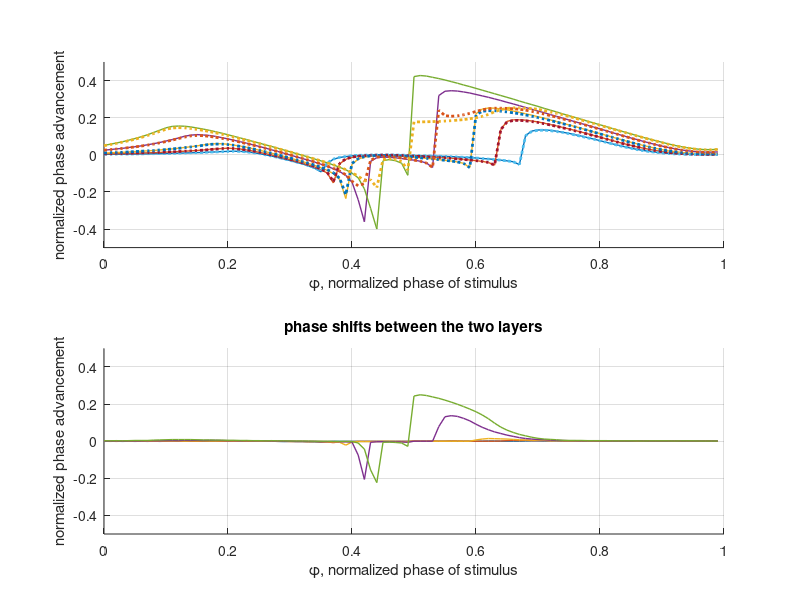

MATLAB code for this plot: (Note: this script raises an error after producing the figure.)
clear all
clc

col = [0 0.5 0;
       0.9290, 0.6940, 0.1250
       0.4940, 0.1840, 0.5560
       0, 0.4470, 0.7410;
       0.8500, 0.3250, 0.0980];

%% For exciation
load ('RG_0.01_ex.mat')
RW = phase_shift;
RW_R = RG_phase_shift;
load ('RG_0.1_ex.mat')
RS = phase_shift;
RS_R = RG_phase_shift;

load ('PF_0.01_ex.mat')
PW = phase_shift;
PW_R = RG_phase_shift;
load ('PF_0.1_ex.mat')
PS = phase_shift;
PS_R = RG_phase_shift;

num_phase = 100;

figure(1)
subplot(2,1,1)
hold on
plot((0:num_phase-1)/num_phase,RW_R,'LineWidth',1)
plot((0:num_phase-1)/num_phase,RW,':','LineWidth',2)
grid on
ylim([-0.5 0.5])
xlabel('\phi, normalized phase of stimulus')
ylabel('normalized phase advancement')
% legend('RG phase response','PF phase response')


subplot(2,1,2)
hold on
plot((0:num_phase-1)/num_phase,RW_R-RW,'LineWidth',1)
grid on
ylim([-0.5 0.5])
xlabel('\phi, normalized phase of stimulus')
ylabel('normalized phase advancement')
title('phase shifts between the two layers')

colororder(col)
set(gcf,'Position',[500 200 600 500])
sgtitle('Gc = 0.01, perturb RG')

figure(2)
subplot(2,1,1)
hold on
plot((0:num_phase-1)/num_phase,RS_R,'LineWidth',1)
plot((0:num_phase-1)/num_phase,RS,':','LineWidth',2)
grid on
ylim([-0.5 0.5])
xlabel('\phi, normalized phase of stimulus')
ylabel('normalized phase advancement')
% legend('RG phase response','PF phase response')


subplot(2,1,2)
hold on
plot((0:num_phase-1)/num_phase,RS_R-RS,'LineWidth',1)
grid on
ylim([-0.5 0.5])
xlabel('\phi, normalized phase of stimulus')
ylabel('normalized phase advancement')
title('phase shifts between the two layers')

colororder(col)
set(gcf,'Position',[500 200 600 500])
sgtitle('Gc = 0.1, perturb RG')

figure(3)
subplot(2,1,1)
hold on
plot((0:num_phase-1)/num_phase,PW_R,'LineWidth',1)
plot((0:num_phase-1)/num_phase,PW,':','LineWidth',2)
grid on
ylim([-0.5 0.5])
xlabel('\phi, normalized phase of stimulus')
ylabel('normalized phase advancement')
% legend('RG phase response','PF phase response')


subplot(2,1,2)
hold on
plot((0:num_phase-1)/num_phase,PW_R-PW,'LineWidth',1)
grid on
ylim([-0.5 0.5])
xlabel('\phi, normalized phase of stimulus')
ylabel('normalized phase advancement')
title('phase shifts between the two layers')

colororder(col)
set(gcf,'Position',[500 200 600 500])
sgtitle('Gc = 0.01, perturb PF')

figure(4)
subplot(2,1,1)
hold on
plot((0:num_phase-1)/num_phase,PS_R,'LineWidth',1)
plot((0:num_phase-1)/num_phase,PS,':','LineWidth',2)
grid on
ylim([-0.5 0.5])
xlabel('\phi, normalized phase of stimulus')
ylabel('normalized phase advancement')
% legend('RG phase response','PF phase response')


subplot(2,1,2)
hold on
plot((0:num_phase-1)/num_phase,PS_R-PS,'LineWidth',1)
grid on
ylim([-0.5 0.5])
xlabel('\phi, normalized phase of stimulus')
ylabel('normalized phase advancement')
title('phase shifts between the two layers')

colororder(col)
set(gcf,'Position',[500 200 600 500])
sgtitle('Gc = 0.1, perturb PF')
